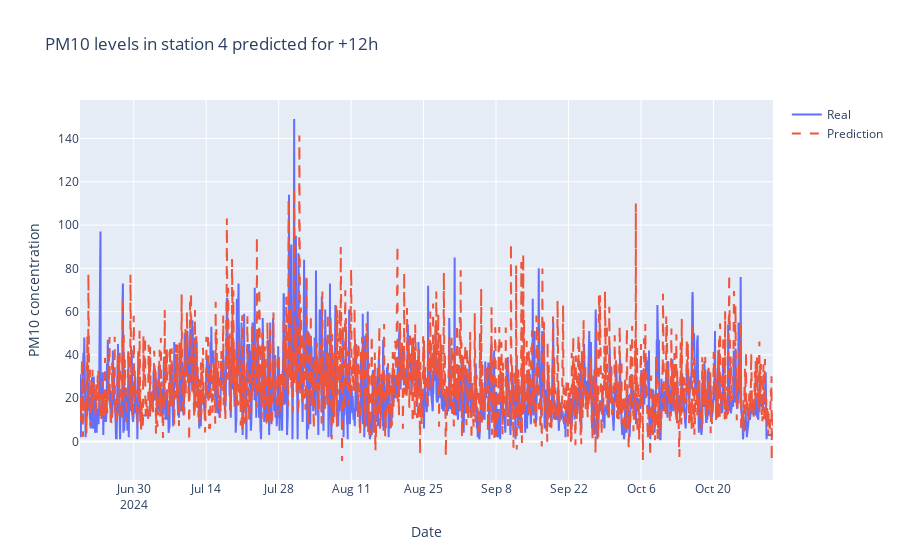
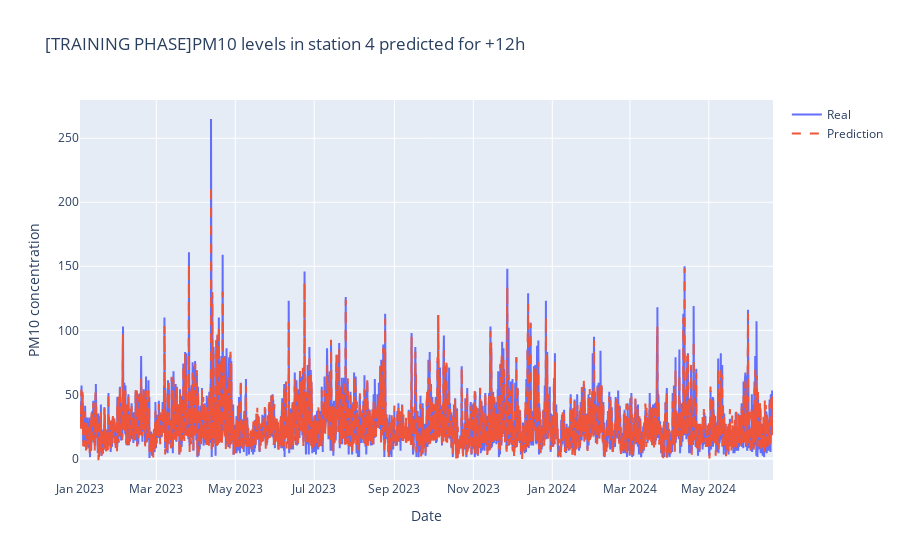

The cell these charts' notebook holds for them, in order:
### Markdown cell above
# Metrics and plots

### Code cell
# Metrics and plots
# This part of the code is not clean, some measures are computed twice

y_pred = model_air.predict(X_test_lstm)
print(y_pred)
# print("y test", y_test)
mae = mean_absolute_error(y_test, y_pred)
rmse = np.sqrt(mean_squared_error(y_test, y_pred))
r2 = r2_score(y_test, y_pred)
print(f"MAE (air) = {mae:.2f}, RMSE = {rmse:.2f}, R² = {r2:.3f}")


# Check for overfitting by comparing train and test performance
y_train_pred = model_air.predict(X_train_lstm)
train_mae = mean_absolute_error(y_train, y_train_pred)
train_r2 = r2_score(y_train, y_train_pred)

print(f"\n[Overfitting Check]")


print(f"Train - MAE: {train_mae:.2f}, RMSE: {rmse:.2f}, R²: {train_r2:.3f}")
print(f"Test  - MAE: {mae:.2f}, RMSE: {rmse:.2f}, R²: {r2:.3f}")
  

# Graph
fig = go.Figure()
fig.add_trace(go.Scatter(x=df["datetime_hour"].iloc[split_idx:], y=y_test, mode='lines', name='Real'))
fig.add_trace(go.Scatter(x=df["datetime_hour"].iloc[split_idx:], y=y_pred, mode='lines', name='Prediction', line=dict(dash='dash')))
fig.update_layout(title=f"{target_label} predicted for +{forecast_h}h", xaxis_title="Date", yaxis_title="PM10 concentration")
fig.show()


# Training Graph
fig = go.Figure()
fig.add_trace(go.Scatter(x=df["datetime_hour"].iloc[:split_idx], y=y_train, mode='lines', name='Real'))
fig.add_trace(go.Scatter(x=df["datetime_hour"].iloc[:split_idx], y=y_train_pred, mode='lines', name='Prediction', line=dict(dash='dash')))
fig.update_layout(title=f"[TRAINING PHASE]{target_label} predicted for +{forecast_h}h", xaxis_title="Date", yaxis_title="PM10 concentration")
fig.show()

### Figure 1 — Plotly figure (JSON) as saved in the notebook; plotly's stock layout.template omitted (floating-point values rounded to 4 significant figures; data arrays with more than 128 entries replaced by an {"elided": "..."} marker saying what was removed)
{"data": [{"mode": "lines", "name": "Real", "type": "scatter", "x": {"elided": "3214 str values"}, "y": {"elided": "3214 float values"}}, {"line": {"dash": "dash"}, "mode": "lines", "name": "Prediction", "type": "scatter", "x": {"elided": "3214 str values"}, "y": {"elided": "3214 float values"}}], "layout": {"title": {"text": "PM10 levels in station 4 predicted for +12h"}, "xaxis": {"title": {"text": "Date"}}, "yaxis": {"title": {"text": "PM10 concentration"}}}}

### Figure 2 — Plotly figure (JSON) as saved in the notebook; plotly's stock layout.template omitted (floating-point values rounded to 4 significant figures; data arrays with more than 128 entries replaced by an {"elided": "..."} marker saying what was removed)
{"data": [{"mode": "lines", "name": "Real", "type": "scatter", "x": {"elided": "12855 str values"}, "y": {"elided": "12855 float values"}}, {"line": {"dash": "dash"}, "mode": "lines", "name": "Prediction", "type": "scatter", "x": {"elided": "12855 str values"}, "y": {"elided": "12855 float values"}}], "layout": {"title": {"text": "[TRAINING PHASE]PM10 levels in station 4 predicted for +12h"}, "xaxis": {"title": {"text": "Date"}}, "yaxis": {"title": {"text": "PM10 concentration"}}}}
